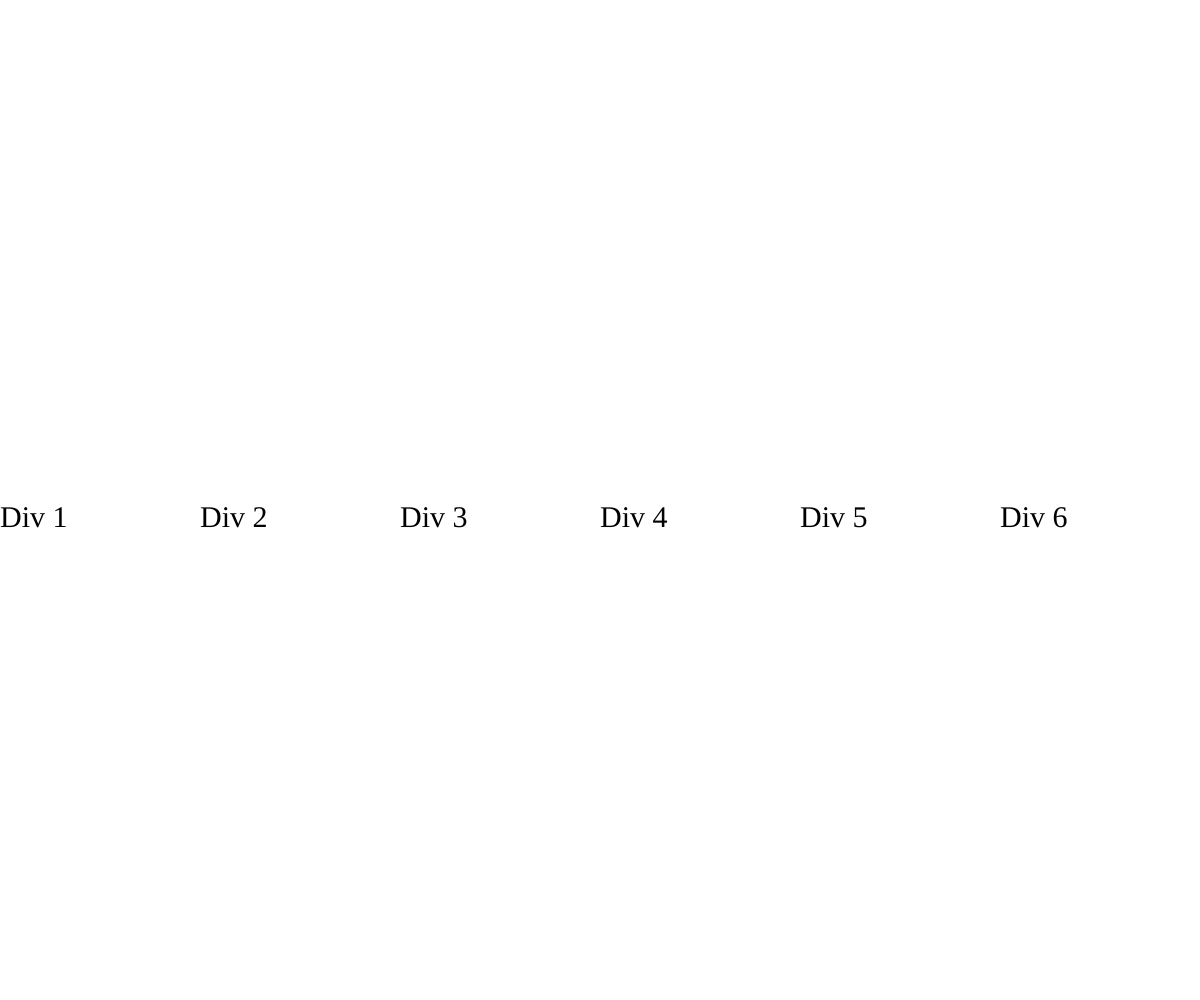
Frame 1 (no input)
Frame 60 (no input): identical to frame 1, image omitted
Frame 120 (the mouse pressed at the canvas centre since frame 60): identical to frame 1, image omitted

The p5.js sketch that drew this single still picture (run headless with seeded random() and noise() and a simulated clock; from frame 60 on, the mouse is pressed at the canvas centre):

// p5.js sketch
// ── sketch.js
let divElements = [];
let topDiv;

function setup() {
  createCanvas(windowWidth, windowHeight);
  
  // create six divs with different words
  for (let i = 0; i < 6; i++) {
    let divElement = createDiv("Div " + (i + 1));
    divElement.position(i * (width / 6), height / 2);
    divElement.style('text-align', 'center');
    divElement.style('font-size', '30px');
    divElement.style('cursor', 'pointer');
    divElement.mouseClicked(function() {
      handleClick(divElement);
    });
    divElements.push(divElement);
  }
  
  // create the top div
  topDiv = createDiv("");
  topDiv.position(0, height / 4);
  topDiv.style('text-align', 'center');
  topDiv.style('font-size', '50px');
}

function draw() {
  background(255);
}

function handleClick(clickedDiv) {
  // remove highlight from other divs
  for (let i = 0; i < divElements.length; i++) {
    if (divElements[i] !== clickedDiv) {
      divElements[i].style('background-color', '');
      divElements[i].style('font-weight', 'normal');
    }
  }
  
  // add highlight to the clicked div
  clickedDiv.style('background-color', '#FFFF00');
  clickedDiv.style('font-weight', 'bold');
  
  // add the clicked div's text to the top div
  topDiv.html(clickedDiv.html());
}
